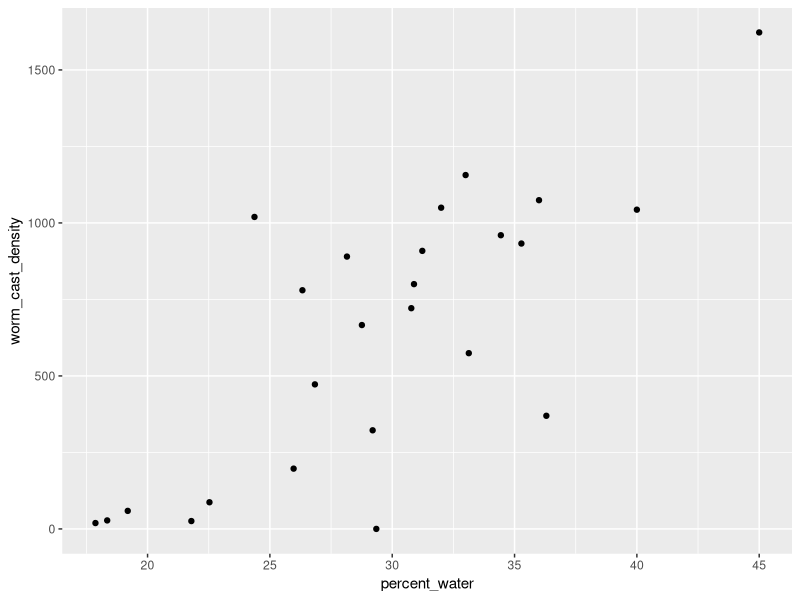
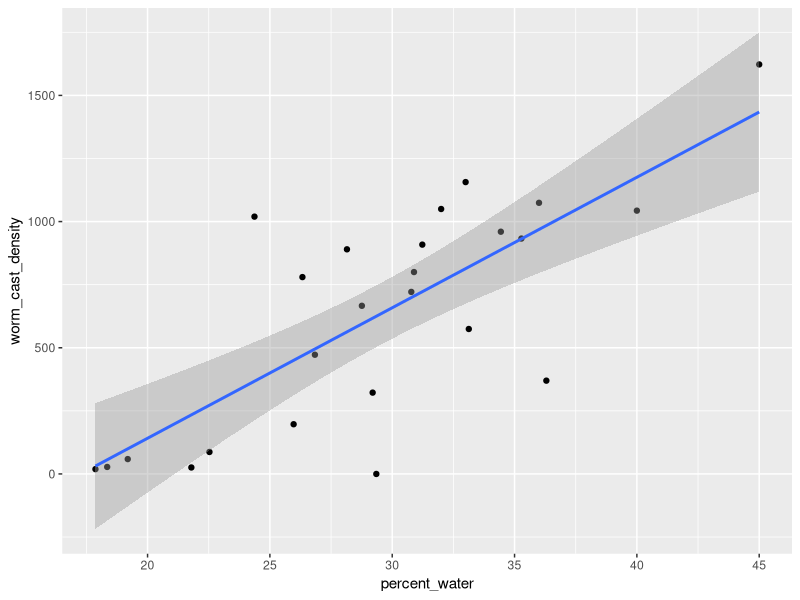

Recreate these plots in R, in order.
#AIMS: simple linear regression example
#AUTHOR: Simon Gillings
#DATE: April 2019

#read a csv file containing information on the water content of soil
#and the density of worm casts
worms <- read.csv(file = 'data_raw/water_and_worms.csv', stringsAsFactors = FALSE)

#check what the data look like
class(worms)
head(worms)
str(worms)

#oh, there's a typo in one of the variable names
#use names() to get the names, and use square brackets to decide
#which one of the names to fix
names(worms)[1] <- 'percent_water'

#get some simple summary stats of all the variables 
summary(worms)

#get summary stats for just one variable
summary(worms$percent_water)

#plot the relationship - we expect it might be a positive relationship
library(ggplot2)
#as we are using just one dataset we can name it when we girst call ggplot()
ggplot(data = worms) +
  geom_point(aes(x = percent_water, y = worm_cast_density))

#now I would like to produce a simple linear regression model 
#to test how strong the evidence is that water is related to worms
#I use the lm() function which requires I tell it which data to 
#use and a formula to say which is the response variable (on left of ~)
#and which variable(s) is the covariates
lm(data = worms, worm_cast_density ~ percent_water)

#OK so that printed some basic info to the screen because I did not
#assign the model I created to an object 
#now run it again, this time assigning the results of the model
#to a new object called my_model
my_model <- lm(data = worms, worm_cast_density ~ percent_water)

#let's just check what we got
class(my_model)

#we can get a summary of this model. Note that whereas summary of a 
#dataframe (above) gave us the min, max, mean etc of the variables
#if we do summary of an lm object we get all the info on model fit etc
summary(my_model)

#we  might want to not only print this stuff, we might want to use
#any the values in other calculations. 
#so let's check what things we got within the model 
names(my_model)

#and we can access these just like in a data frame
my_model$coefficients
#...and assign particular ones to new variables
slope <- my_model$coefficients[2]

#ggplot has some nice ways of visualising the relationships
#using geom_smooth
ggplot(data = worms) +
  geom_point(aes(x = percent_water, y = worm_cast_density)) +
  geom_smooth(aes(x = percent_water, y = worm_cast_density), method = 'lm')

